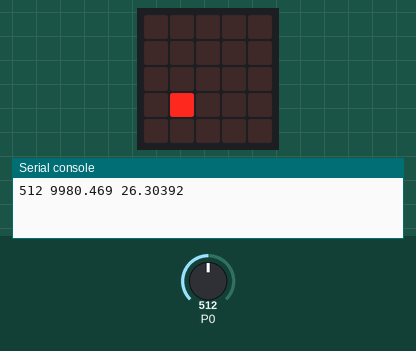
This program was run on a simulated BBC micro:bit running MicroPython. On the bench: the board's 5×5 LED display, the last lines printed to the serial console. The test bench sets the inputs (shaded band); at power-on: P0 = 512 (analog values on the 0–1023 scale).

Above: at 1.2 s.
1.3 s: P0 set to 716
At 3.81 s:
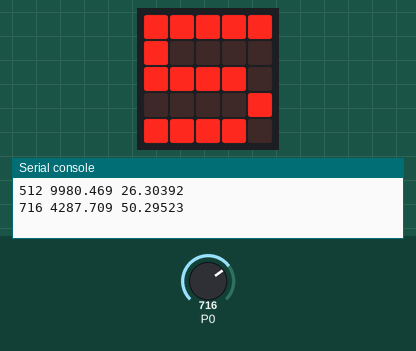
10.1 s: P0 set to 900
At 11.02 s:
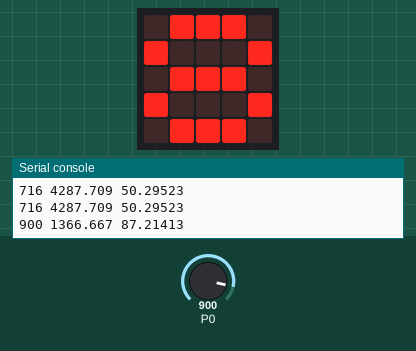
14.7 s: P0 set to 306
At 18.24 s:
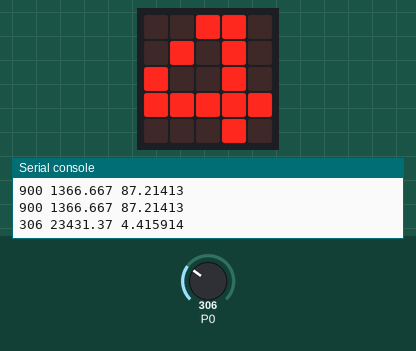
Timing chart, 0 to 19.7 s (numbered marks = the images above; inputs shaded):
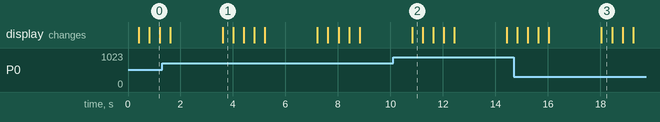

The program:

pluguino_ctn_Steinhart-Hart.py
```python
'''
Mesure de la température à partir de la résistance de la CTN d'un capteur Plug'uino Grove.
Pour ce capteur la CTN est réliée à Vcc d'où la relation R = Ro*(Vcc/V-1).
La température est calculée à partir de la relation approchée de Steinhart-Hart :
1/T = A + B*ln(R) + C*(ln(R))^3 en Kelvin
Les coefficients A, B et C se calculent à partir de trois valeurs de résistances pour trois températures connues.
https://fr.wikipedia.org/wiki/Relation_de_Steinhart-Hart
'''
from microbit import *
from math import log

# Coefficients de Steinhart-Hart
A = 1.0832e-3
B = 2.1723e-4
C = 3.2770e-7
Ro = 10e3

while True:
    N = pin0.read_analog() # Lecture sur l'entrée analogique
    R = Ro*(1023/N-1)       # Calcul de la resistance de la CTN
    logR = log(R)           # Logarithme népérien
    T = 1/(A + B*logR + C*logR**3) - 273.15  #
    print(N,R,T)
    display.show(round(T,1),clear=True)
    #display.scroll(round(T,1))
    sleep(2000)
```

Measured:
- what the display in image 0 shows lasts 0.4 s, from 0.8 s to 1.2 s
